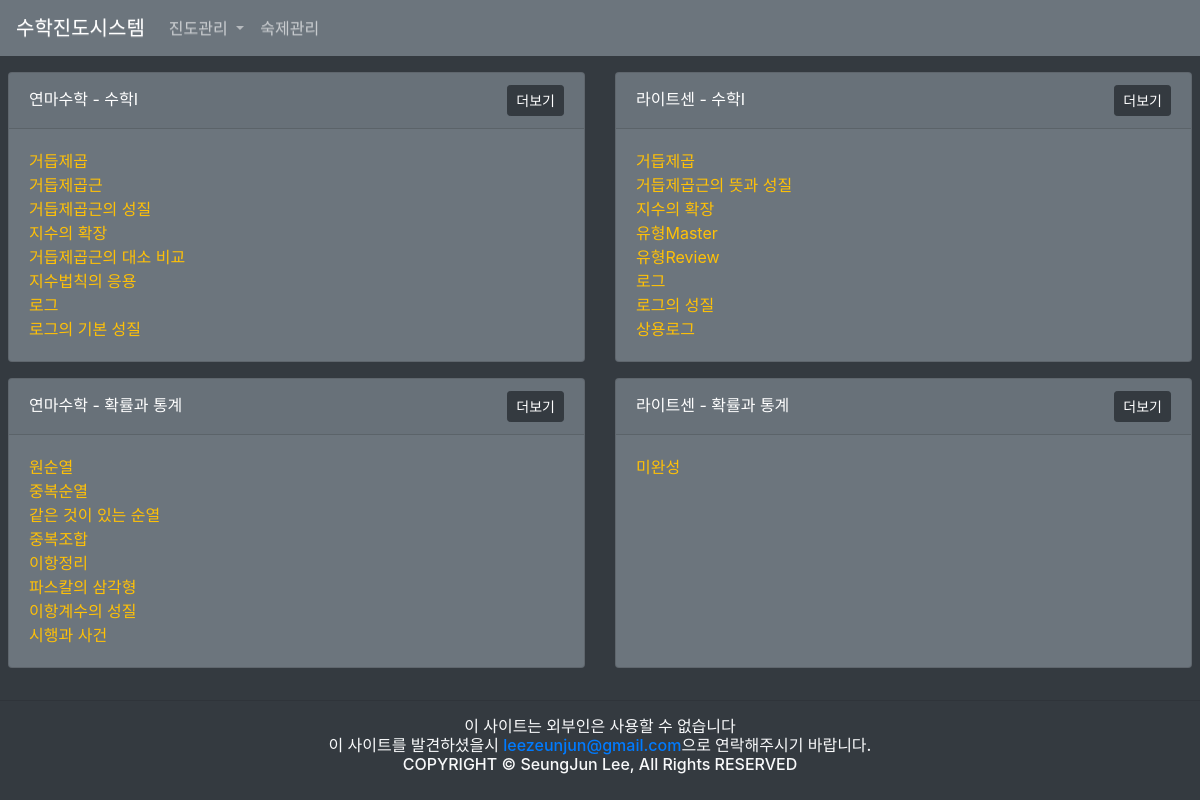
/php/index.php, run on the app's committed database.
### tables this page shows
CREATE TABLE yeonma_math1 (
    BigMem VARCHAR(50) NULL,
    BigNum INT,
    SmlMem VARCHAR(50) NULL,
    SmlNum INT,
    CompleteDate DATE,
    CompleteTrue BOOLEAN
);

CREATE TABLE ssen_math1 (
    BigMem VARCHAR(50) NULL,
    BigNum INT,
    MidMem VARCHAR(50) NULL,
    MidNum INT,
    SmlMem VARCHAR(50) NULL,
    SmlNum INT,
    CompleteDate DATE,
    CompleteTrue BOOLEAN
);

CREATE TABLE yeonma_huaktong (
    BigMem VARCHAR(50) NULL,
    BigNum INT,
    SmlMem VARCHAR(50) NULL,
    SmlNum INT,
    CompleteDate DATE,
    CompleteTrue BOOLEAN
);

### php/db.php (called while the page is built, shortened)
<?php
	$db=new mysqli("localhost","root","root1234","math");
	$db->set_charset("utf8");
	function mq($sql) {
		global $db;
		return $db->query($sql);
	}
?>

### php/index.php (the view, shortened to what this page needs)
<?php
    include "db.php";
 ?>
 <!DOCTYPE html>
 <html lang="ko">
 <head>
     <link rel="stylesheet" href="https://stackpath.bootstrapcdn.com/bootstrap/4.4.1/css/bootstrap.min.css">
     <link rel="stylesheet" href="https://maxcdn.bootstrapcdn.com/bootstrap/3.3.2/css/bootstrap-theme.min.css">
 </head>
 <body class="bg-dark">
     <header role="header">
         <nav class="navbar navbar-expand-lg navbar-dark bg-secondary">
             <a href="index.php" class="navbar-brand">수학진도시스템</a>
             <div class="collapse navbar-collapse" id="navbarSupportedContent">
                 <ul class="navbar-nav mr-auto">
                     <li class="nav-item dropdown">
                         <a href="#" class="nav-link dropdown-toggle" id="navbarDropdown" role="button" data-toggle="dropdown" aria-haspopup="true" aria-expanded="false">
                             진도관리
                         </a>
                     </li>
                     <li class="nav-item">
                         <a href="#" class="nav-link">숙제관리</a>
                     </li>
                 </ul>
             </div>
         </nav>
     </header>
     <main role="main" class="mt-3 ml-2 mr-2">
         <div class="row row-cols-1 row-cols-md-2">
             <div class="col mb-3">
                 <div class="card h-100 bg-secondary">
                     <div class="card-header text-white">
                         <span class="align-middle">연마수학 - 수학Ⅰ</span>
                         <a href="list.php?title=yeonma_math1&page=1" class="btn btn-dark btn-sm float-right">더보기</a>
                     </div>
                     <div class="card-body text-warning">
                         <?php
                            $sql=mq("SELECT * FROM yeonma_math1 LIMIT 0, 8");
                            $count=mysqli_num_rows($sql);
                            if($count==0) {
                                echo '<div class="text-left">미완성</div>';
                            } else {
                                while($notice=$sql->fetch_array()) {
                                    $true=$notice["CompleteTrue"];
                                    if($true==0) {
                                        $title=$notice["SmlMem"];
                                        ?>
                                        <div class="text-left"><?php echo $title; ?></div>
                                        <?php
                                    }
                                }
                            }
                         ?>
                     </div>
                 </div>
             </div>
             <div class="col mb-3">
                 <div class="card h-100 bg-secondary">
                     <div class="card-header text-white">
                         <span class="align-middle">라이트센 - 수학Ⅰ</span>
                         <a href="list.php?title=ssen_math1&page=1" class="btn btn-dark btn-sm float-right">더보기</a>
                     </div>
                     <div class="card-body text-warning">
                         <?php
                            $sql=mq("SELECT * FROM ssen_math1 LIMIT 0, 8");
                            $count=mysqli_num_rows($sql);
                            if($count==0) {
                                echo '<div class="text-left">미완성</div>';
                            } else {
                                while($notice=$sql->fetch_array()) {
                                    $true=$notice["CompleteTrue"];
                                    if($true==0) {
                                        $title=$notice["SmlMem"];
                                        ?>
                                        <div class="text-left"><?php echo $title; ?></div>
                                        <?php
                                    }
                                }
                            }
                         ?>
                     </div>
                 </div>
             </div>
             <div class="col mb-3">
                 <div class="card h-100 bg-secondary">
                     <div class="card-header text-white">
                         <span class="align-middle">연마수학 - 확률과 통계</span>
                         <a href="list.php?title=yeonma_huaktong&page=1" class="btn btn-dark btn-sm float-right">더보기</a>
                     </div>
                     <div class="card-body text-warning">
                         <?php
                            $sql=mq("SELECT * FROM yeonma_huaktong LIMIT 0, 8");
                            $count=mysqli_num_rows($sql);
                            if($count==0) {
                                echo '<div class="text-left">미완성</div>';
                            } else {
                                while($notice=$sql->fetch_array()) {
                                    $true=$notice["CompleteTrue"];
                                    if($true==0) {
                                        $title=$notice["SmlMem"];
                                        ?>
                                        <div class="text-left"><?php echo $title; ?></div>
                                        <?php
                                    }
                                }
                            }
                         ?>
                     </div>
                 </div>
             </div>
             <div class="col mb-3">
                 <div class="card h-100 bg-secondary">
                     <div class="card-header text-white">
                         <span class="align-middle">라이트센 - 확률과 통계</span>
                         <a href="list.php?title=ssen_huaktong&page=1" class="btn btn-dark btn-sm float-right">더보기</a>
                     </div>
                     <div class="card-body text-warning">
                         <?php
                            $sql=mq("SELECT * FROM ssen_huaktong LIMIT 0, 8");
                            $count=mysqli_num_rows($sql);
                            if($count==0) {
                                echo '<div class="text-left">미완성</div>';
                            }
                         ?>
                     </div>
                 </div>
             </div>
         </div>
     </main>
     <hr>
     <footer role="footer" class="container">
         <h6 class="text-center text-light">
             이 사이트는 외부인은 사용할 수 없습니다
             <br>
             이 사이트를 발견하셨을시 <a href="mailto:leezeunjun@gmail.com" class="text-primary">leezeunjun@gmail.com</a>으로 연락해주시기 바랍니다.
             <br>
             COPYRIGHT &copy; SeungJun Lee, All Rights RESERVED
         </h6>
     </footer>
 </body>
 </html>

### data on the page
yeonma_math1: SmlMem "거듭제곱"
yeonma_math1: SmlMem "거듭제곱근"
yeonma_math1: SmlMem "거듭제곱근의 성질"
yeonma_math1: SmlMem "지수의 확장"
yeonma_math1: SmlMem "거듭제곱근의 대소 비교"
yeonma_math1: SmlMem "지수법칙의 응용"
yeonma_math1: SmlMem "로그"
yeonma_math1: SmlMem "로그의 기본 성질"
ssen_math1: SmlMem "거듭제곱"
ssen_math1: SmlMem "거듭제곱근의 뜻과 성질"
ssen_math1: SmlMem "지수의 확장"
ssen_math1: SmlMem "유형Master"
ssen_math1: SmlMem "유형Review"
ssen_math1: SmlMem "로그"
ssen_math1: SmlMem "로그의 성질"
ssen_math1: SmlMem "상용로그"
yeonma_huaktong: SmlMem "원순열"
yeonma_huaktong: SmlMem "중복순열"
yeonma_huaktong: SmlMem "같은 것이 있는 순열"
yeonma_huaktong: SmlMem "중복조합"
yeonma_huaktong: SmlMem "이항정리"
yeonma_huaktong: SmlMem "파스칼의 삼각형"
yeonma_huaktong: SmlMem "이항계수의 성질"
yeonma_huaktong: SmlMem "시행과 사건"
